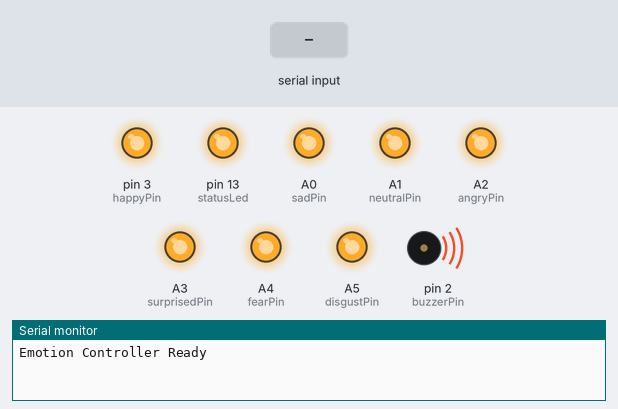
A sketch run on a simulated Arduino Uno, built with avr-gcc and run on an emulated ATmega328P. Shown: output pins drawn as LEDs (lit = HIGH), buzzer (waves = sounding, pin HIGH), the last lines printed to the serial monitor. The inputs (shaded band) are chosen by the test bench.

Above: at 1.7 s.
1.8 s: "90,45\n" received over Serial
At 1.95 s:
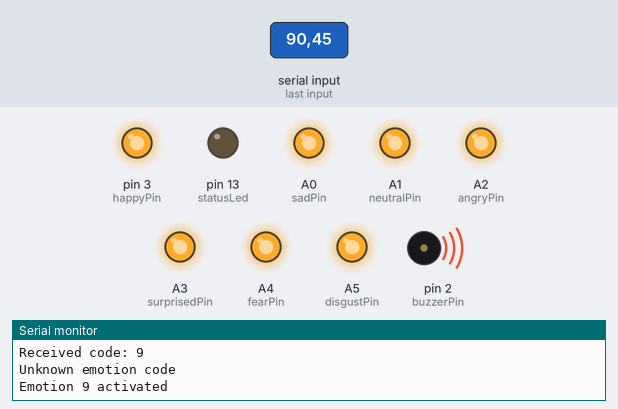
7.8 s: "30,150\n" received over Serial
At 8.8 s:
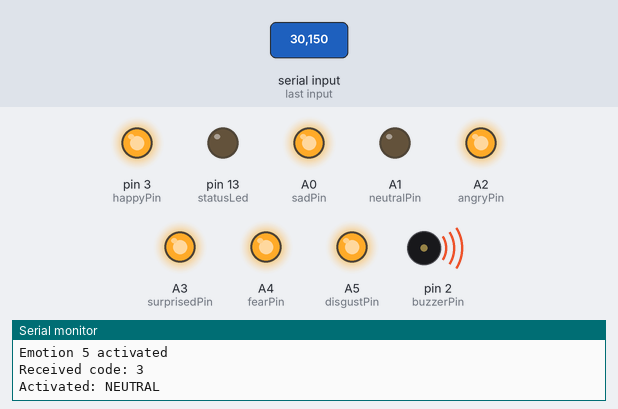
13.8 s: "2\n" received over Serial
At 15.3 s:
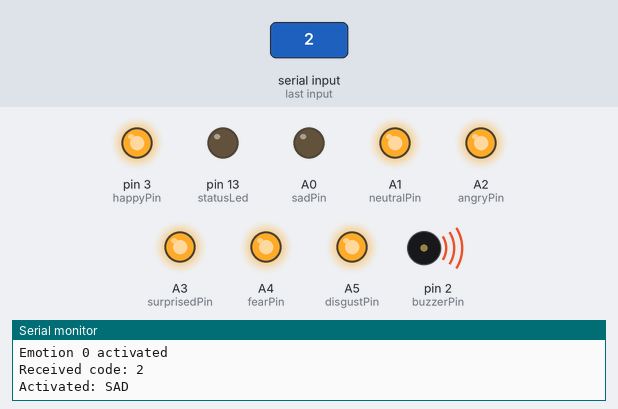
16.8 s: "1\n" received over Serial
At 18.5 s:
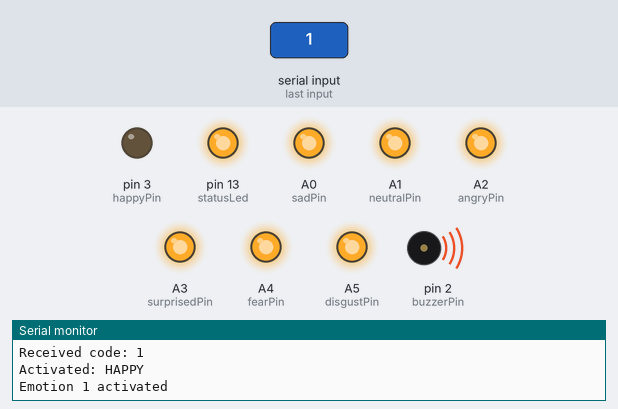
18.8 s: "3\n" received over Serial
At 21.4 s:
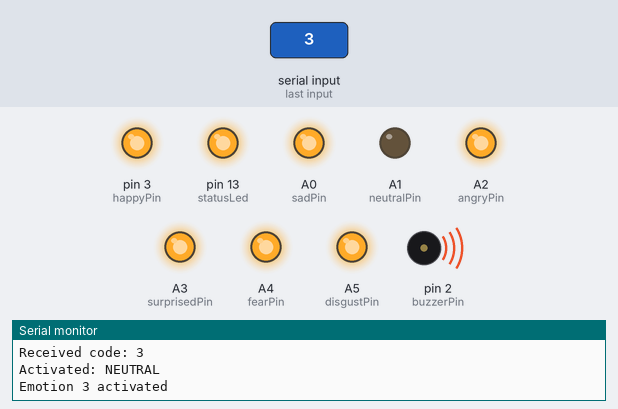
21.8 s: "4\n" received over Serial
At 25.5 s:
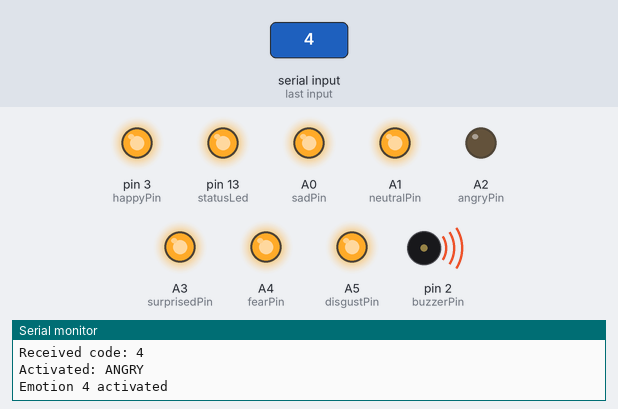
Timing chart, 0 to 25.8 s (numbered marks = the images above; inputs shaded):
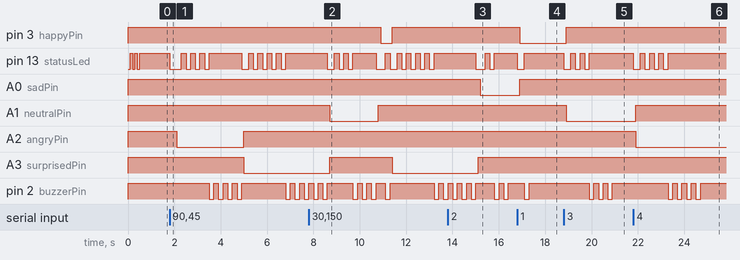

The sketch:

Emotion_Arduino.ino
```cpp
// Arduino Emotion Controller with Serial Feedback and Buzzer
const int statusLed = 13;  // Built-in LED for status
const int buzzerPin = 2;   // Buzzer connected to pin 9

// Define output pins for each emotion
const int happyPin = 3;
const int sadPin = A0;
const int neutralPin = A1;
const int angryPin = A2;
const int surprisedPin = A3;
const int fearPin = A4;
const int disgustPin = A5;

void setup() {
  // Initialize serial communication
  Serial.begin(9600);

  // Initialize pins
  pinMode(statusLed, OUTPUT);
  pinMode(buzzerPin, OUTPUT);
  digitalWrite(buzzerPin,HIGH);

  pinMode(happyPin, OUTPUT);
  pinMode(sadPin, OUTPUT);
  pinMode(neutralPin, OUTPUT);
  pinMode(angryPin, OUTPUT);
  pinMode(surprisedPin, OUTPUT);
  pinMode(fearPin, OUTPUT);
  pinMode(disgustPin, OUTPUT);

  // Turn all off initially
  allEmotionsOff();

  // Show ready status
  blinkLed(statusLed, 3, 100);
  Serial.println("Emotion Controller Ready");
}

void loop()
{
  if (Serial.available() > 0)
  {
    char receivedChar = Serial.read();

    if (isDigit(receivedChar))
    {
      int emotionCode = receivedChar - '0';

      // Acknowledge receipt
      blinkLed(statusLed, 1, 100);
      Serial.print("Received code: ");
      Serial.println(emotionCode);

      // Process emotion
      handleEmotion(emotionCode);

      // Send confirmation
      Serial.print("Emotion ");
      Serial.print(emotionCode);
      Serial.println(" activated");
    }
  }
}

void handleEmotion(int code) {
  allEmotionsOff();  // Turn off all emotion pins
  int blinkBeepCount = 0;

  switch (code) {
    case 1:  // HAPPY
      digitalWrite(happyPin, LOW);
      Serial.println("Activated: HAPPY");
      blinkBeepCount = 1;
      break;
    case 2:  // SAD
      digitalWrite(sadPin, LOW);
      Serial.println("Activated: SAD");
      blinkBeepCount = 2;
      break;
    case 3:  // NEUTRAL
      digitalWrite(neutralPin, LOW);
      Serial.println("Activated: NEUTRAL");
      blinkBeepCount = 3;
      break;
    case 4:  // ANGRY
      digitalWrite(angryPin, LOW);
      Serial.println("Activated: ANGRY");
      blinkBeepCount = 4;
      break;
    case 5:  // SURPRISED
      digitalWrite(surprisedPin, LOW);
      Serial.println("Activated: SURPRISED");
      blinkBeepCount = 5;
      break;
    case 6:  // FEAR
      digitalWrite(fearPin, LOW);
      Serial.println("Activated: FEAR");
      blinkBeepCount = 6;
      break;
    case 7:  // DISGUST
      digitalWrite(disgustPin, LOW);
      Serial.println("Activated: DISGUST");
      blinkBeepCount = 7;
      break;
    default:
      Serial.println("Unknown emotion code");
      return;
  }

  // Blink LED and beep buzzer based on emotion
  blinkLed(statusLed, blinkBeepCount, 200);
  beepBuzzer(blinkBeepCount, 200);
}

void allEmotionsOff() {
  digitalWrite(happyPin, HIGH);
  digitalWrite(sadPin, HIGH);
  digitalWrite(neutralPin, HIGH);
  digitalWrite(angryPin, HIGH);
  digitalWrite(surprisedPin, HIGH);
  digitalWrite(fearPin, HIGH);
  digitalWrite(disgustPin, HIGH);
}

void blinkLed(int pin, int times, int delayMs) {
  for (int i = 0; i < times; i++) {
    digitalWrite(pin, LOW);
    delay(delayMs);
    digitalWrite(pin, HIGH);
    if (i < times - 1) delay(delayMs);
  }
}

void beepBuzzer(int times, int durationMs) {
  for (int i = 0; i < times; i++) {
    digitalWrite(buzzerPin, LOW);
    delay(durationMs);
    digitalWrite(buzzerPin, HIGH);
    if (i < times - 1) delay(durationMs);
  }
}
```

Measured:
- after the input at 1.8 s, pin 13 (statusLed): goes LOW 0.50 s, 3 × (HIGH 0.20 s, LOW 0.20 s), HIGH 1.4 s, LOW 0.30 s, 4 × (HIGH 0.20 s, LOW 0.20 s), then HIGH, starting at once; A2 (angryPin): HIGH → LOW after 0.30 s, → HIGH 2.9 s later
- after the input at 7.8 s, pin 3 (happyPin): HIGH → LOW after 3.1 s, → HIGH 0.50 s later; pin 13 (statusLed): HIGH → LOW after 0.80 s, → HIGH 0.30 s later, → LOW 0.20 s later, → HIGH 0.20 s later, … (18 changes in this stretch); A1 (neutralPin): HIGH → LOW after 0.90 s, → HIGH 2.1 s later; A3 (surprisedPin): LOW → HIGH after 0.90 s, → LOW 2.7 s later
- after the input at 13.8 s, A0 (sadPin): HIGH → LOW after 1.4 s
- after the input at 16.8 s, pin 3 (happyPin): HIGH → LOW after 0.10 s; pin 13 (statusLed): HIGH → LOW at once, → HIGH 0.30 s later; A0 (sadPin): LOW → HIGH after 0.10 s; pin 2 (buzzerPin): HIGH → LOW after 0.30 s, → HIGH 0.20 s later
- after the input at 18.8 s, pin 3 (happyPin): LOW → HIGH after 0.10 s; pin 13 (statusLed): HIGH → LOW at once, then repeats every 0.40 s: HIGH 0.20 s, LOW 0.20 s, until it stays HIGH from 19.9 s
- after the input at 21.8 s, pin 13 (statusLed): HIGH → LOW at once, then repeats every 0.40 s: HIGH 0.20 s, LOW 0.20 s, until it stays HIGH from 23.3 s; A1 (neutralPin): LOW → HIGH after 0.10 s; A2 (angryPin): HIGH → LOW after 0.10 s; pin 2 (buzzerPin): alternates HIGH for 0.20 s and LOW for 0.20 s, 8 changes in all, then stays HIGH, starting after 1.5 s
